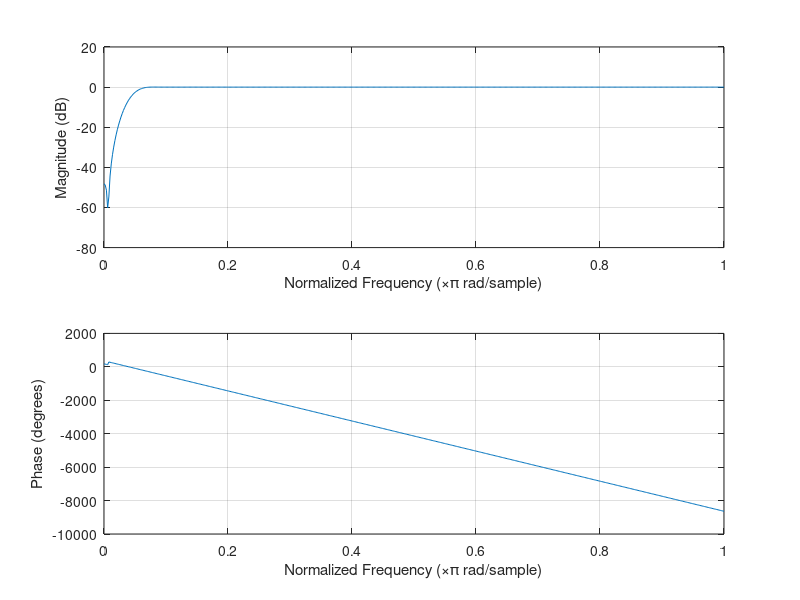

This figure's MATLAB source:
%fir1Functions

clear;
clc;

%fir1

n = 100; % "order" of filter = # of samples of delay 
%%%%%%%%%%%%%%%%%%%%%%%%%%%%%%%%%%%%%%%%%%%%%%%%%%%%%%%%%%%%%%%%%%%%%%%%%%%

%{
% for simple LOW PASS filter
Wn = 0.5; % which set to half of Nyquist Freq 
         % normalised cut-off frequency which is to be [0,1]

h = fir1(n,Wn); % default LOW PASS filter

freqz(h); %Frequency response of h

%}
%%%%%%%%%%%%%%%%%%%%%%%%%%%%%%%%%%%%%%%%%%%%%%%%%%%%%%%%%%%%%%%%%%%%%%%%%%%

%{
% Normalised cut-off frequency set relative to to sampling frequency
Fs = 48000;
Nyq = Fs/2;
cutoffFreq = 1000;
Wn = cutoffFreq/Nyq;  % normalised cut-off frequency which is to be [0,1], 1 is Nyquist 
h = fir1(n,Wn);       % default LOW PASS filter
freqz(h);           %Frequency response of h
%}

%%%%%%%%%%%%%%%%%%%%%%%%%%%%%%%%%%%%%%%%%%%%%%%%%%%%%%%%%%%%%%%%%%%%%%%%%%%


% for simple HIGH PASS filter
% Normalised cut-off frequency set relative to to sampling frequency
Fs = 48000;
Nyq = Fs/2;
cutoffFreq = 1000;
Wn = cutoffFreq/Nyq;  % normalised cut-off frequency which is to be [0,1], 1 is Nyquist 
h = fir1(n,Wn,'high');% default HIGH PASS filter
freqz(h);           %Frequency response of h


%%%%%%%%%%%%%%%%%%%%%%%%%%%%%%%%%%%%%%%%%%%%%%%%%%%%%%%%%%%%%%%%%%%%%%%%%%%

%{
% for simple BAND PASS filter
% Normalised cut-off frequency set relative to to sampling frequency
Fs = 48000;
Nyq = Fs/2;
%cutoffFreq = 1000;   %this is unnecessary in case of BAND-PASS
Wn = [0.25 0.75];     % pass band cut-offs
h = fir1(n,Wn,'high');% default BAND PASS filter
freqz(h);           %Frequency response of h
%}

%%%%%%%%%%%%%%%%%%%%%%%%%%%%%%%%%%%%%%%%%%%%%%%%%%%%%%%%%%%%%%%%%%%%%%%%%%%

%{
% for simple BAND STOP filter
% Normalised cut-off frequency set relative to to sampling frequency
Fs = 48000;
Nyq = Fs/2;
%cutoffFreq=1000;   %this is unnecessary in case of BAND-PASS
Wn = [0.25 0.75];     % pass band cut-offs
h = fir1(n,Wn,'stop');% default BAND STOP filter
freqz(h);           %Frequency response of h
%}

%%%%%%%%%%%%%%%%%%%%%%%%%%%%%%%%%%%%%%%%%%%%%%%%%%%%%%%%%%%%%%%%%%%%%%%%%%%


% Inpur SIGNAL - White Noise
Fs = 48000;
N = 1*Fs;           % Number of samples
x = 0.2*randn(N,1); % Input SIGNAL

y = conv(x,h);
sound(x,Fs);
%sound(y,Fs);

